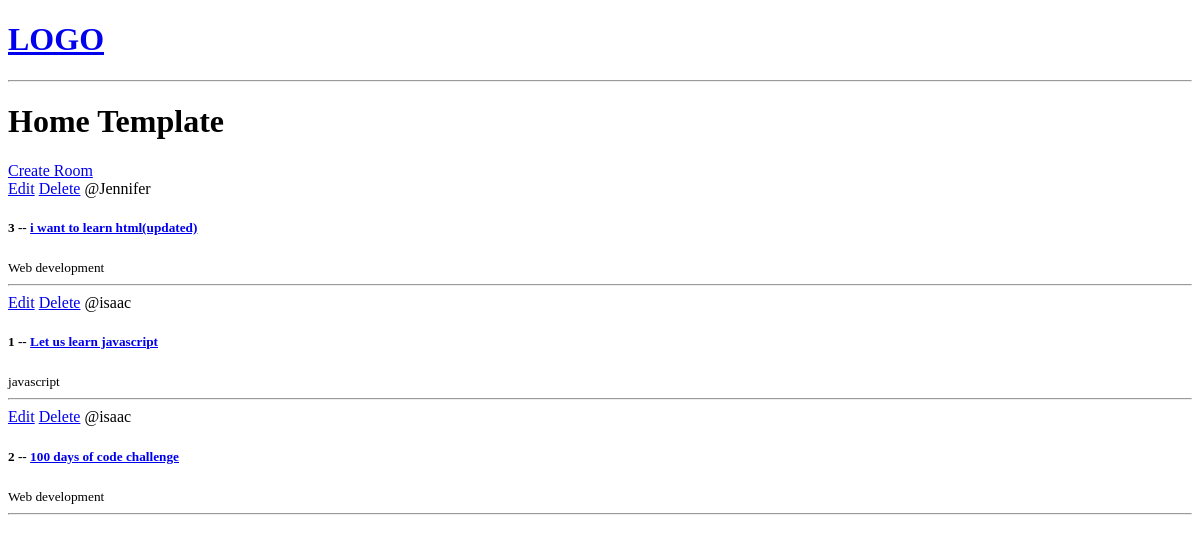
Before: / with the older database file.
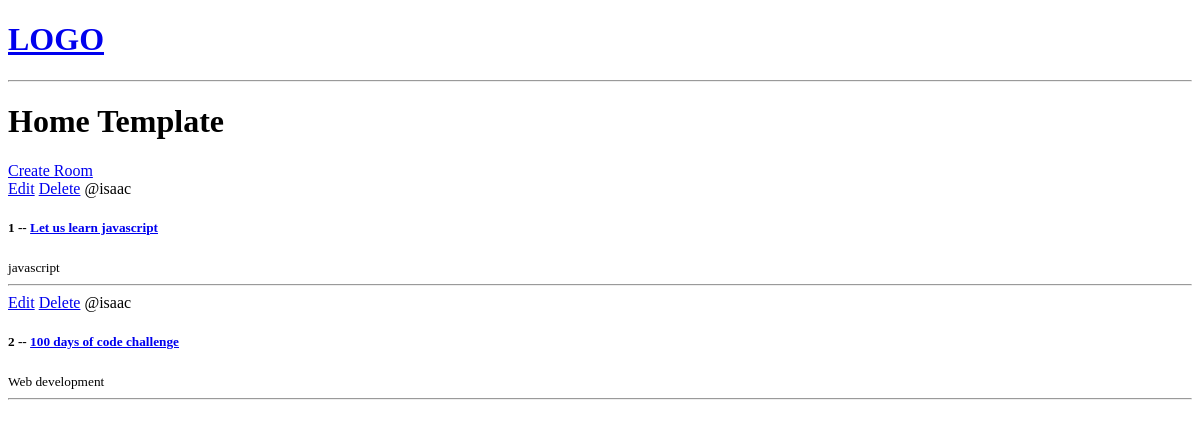
After: the same page with the newer database file.
### base/models.py (models this page shows, shortened)
class Room(models.Model):
    host = models.ForeignKey(User, on_delete=models.SET_NULL, null=True)
    topic = models.ForeignKey(Topic, on_delete=models.SET_NULL, null=True)
    name = models.CharField(max_length=200)
    description = models.TextField(null=True, blank=True)
    updated = models.DateTimeField(auto_now=True)
    created = models.DateTimeField(auto_now_add=True)
    class Meta:
        ordering = ["-updated", "-created"]

class Topic(models.Model):
    name = models.CharField(max_length=200)

### base/views.py (the view)
# urls.py: path("", home, name="home"),
def home(request):
    rooms = Room.objects.all()
    context = {"rooms": rooms}
    return render(request, "base/home.html", context)

### base/templates/base/home.html
{% extends 'main.html' %} {% block content %}
<h1>Home Template</h1>
<div>
	<a href="{% url "create-room" %}">Create Room</a>
	<div>
		{%for room in rooms%}
		<div>
			<a href="{%url "update-room" room.id %}">Edit</a>
			<a href="{%url "delete-room" room.id %}" >Delete</a>
			<span>@{{room.host.username}}</span>
			<h5>{{room.id}} -- <a href="{% url "room" room.id%}">{{room.name}}</a></h5>
			<small>{{room.topic.name}}</small>
			<hr>
		</div>
		{% endfor %}
	</div>
</div>
{% endblock content %}

### templates/main.html (shortened to what this page needs)
<!DOCTYPE html>
<html lang="en">
	<head>
	</head>
	<body>
		{% include "navbar.html"%} {% block content%} {% endblock%}
	</body>
</html>

### templates/navbar.html
<a href="/">
	<h1>LOGO</h1>
</a>
<hr />

Changed rows visible on the page:
removed Room: host.username "Jennifer", id "3", name "i want to learn html(updated)", topic.name "Web development"
